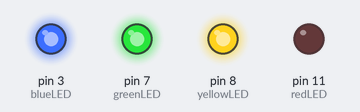
The sketch below on a simulated Arduino Uno, built with avr-gcc and run on an emulated ATmega328P. Shown: output pins drawn as LEDs (lit = HIGH).

Above: at 0.5 s.
At 2.5 s:
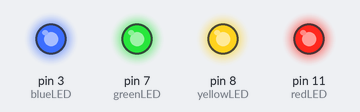
At 4.5 s:
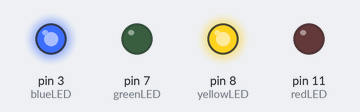
At 9.5 s:
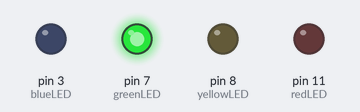
At 14.5 s:
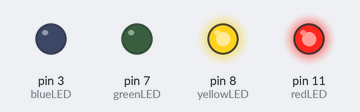
At 19.5 s:
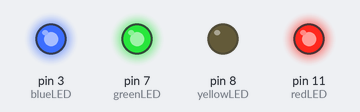
Timing chart, 0 to 20.8 s (numbered marks = the images above):
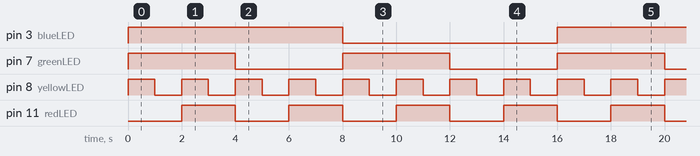

The sketch:

15secondblinkingledproject.ino
```cpp
int redLED=11;
int yellowLED=8;
int greenLED= 7;
int blueLED=3;
int del=1000;
int dey=1000;
void setup() {
 pinMode (yellowLED,OUTPUT);
 pinMode(redLED,OUTPUT);
 pinMode(greenLED,OUTPUT);
 pinMode(blueLED,OUTPUT);
}

void loop() {
  digitalWrite(yellowLED,HIGH);
  digitalWrite(redLED,LOW);
  digitalWrite(greenLED,HIGH);
  digitalWrite(blueLED,HIGH);
  delay(del);

  digitalWrite(yellowLED,LOW);
  digitalWrite(redLED,LOW);
  digitalWrite(greenLED,HIGH);
  digitalWrite(blueLED,HIGH);
  delay(del);

   digitalWrite(yellowLED,HIGH);
  digitalWrite(redLED,HIGH);
  digitalWrite(greenLED,HIGH);
  digitalWrite(blueLED,HIGH);
  delay(dey);

  digitalWrite(yellowLED,LOW);
  digitalWrite(redLED,HIGH);
  digitalWrite(greenLED,HIGH);
  digitalWrite(blueLED,HIGH);
  delay(dey);
  // put your main code here, to run repeatedly:
digitalWrite(yellowLED,HIGH);
  digitalWrite(redLED,LOW);
  digitalWrite(greenLED,LOW);
  digitalWrite(blueLED,HIGH);
  delay(del);

   digitalWrite(yellowLED,LOW);
  digitalWrite(redLED,LOW);
  digitalWrite(greenLED,LOW);
  digitalWrite(blueLED,HIGH);
  delay(dey);

  digitalWrite(yellowLED,HIGH);
  digitalWrite(redLED,HIGH);
  digitalWrite(greenLED,LOW);
  digitalWrite(blueLED,HIGH);
  delay(dey);

  digitalWrite(yellowLED,LOW);
  digitalWrite(redLED,HIGH);
  digitalWrite(greenLED,LOW);
  digitalWrite(blueLED,HIGH);
  delay(dey);

  digitalWrite(yellowLED,HIGH);
  digitalWrite(redLED,LOW);
  digitalWrite(greenLED,HIGH);
  digitalWrite(blueLED,LOW);
  delay(del);

digitalWrite(yellowLED,LOW);
  digitalWrite(redLED,LOW);
  digitalWrite(greenLED,HIGH);
  digitalWrite(blueLED,LOW);
  delay(del);

 digitalWrite(yellowLED,HIGH);
  digitalWrite(redLED,HIGH);
  digitalWrite(greenLED,HIGH);
  digitalWrite(blueLED,LOW);
  delay(del);

 digitalWrite(yellowLED,LOW);
  digitalWrite(redLED,HIGH);
  digitalWrite(greenLED,HIGH);
  digitalWrite(blueLED,LOW);
  delay(del);

  digitalWrite(yellowLED,HIGH);
  digitalWrite(redLED,LOW);
  digitalWrite(greenLED,LOW);
  digitalWrite(blueLED,LOW);
  delay(del);

digitalWrite(yellowLED,LOW);
  digitalWrite(redLED,LOW);
  digitalWrite(greenLED,LOW);
  digitalWrite(blueLED,LOW);
  delay(del);


digitalWrite(yellowLED,HIGH);
  digitalWrite(redLED,HIGH);
  digitalWrite(greenLED,LOW);
  digitalWrite(blueLED,LOW);
  delay(del);


   digitalWrite(yellowLED,LOW);
  digitalWrite(redLED,HIGH);
  digitalWrite(greenLED,LOW);
  digitalWrite(blueLED,LOW);
  delay(del);


}
```

Measured:
- by itself, pin 3 (blueLED): alternates HIGH for 8.0 s and LOW for 8.0 s
- by itself, pin 7 (greenLED): alternates HIGH for 4.0 s and LOW for 4.0 s
- by itself, pin 8 (yellowLED): alternates HIGH for 1.0 s and LOW for 1.0 s
- by itself, pin 11 (redLED): alternates HIGH for 2.0 s and LOW for 2.0 s
